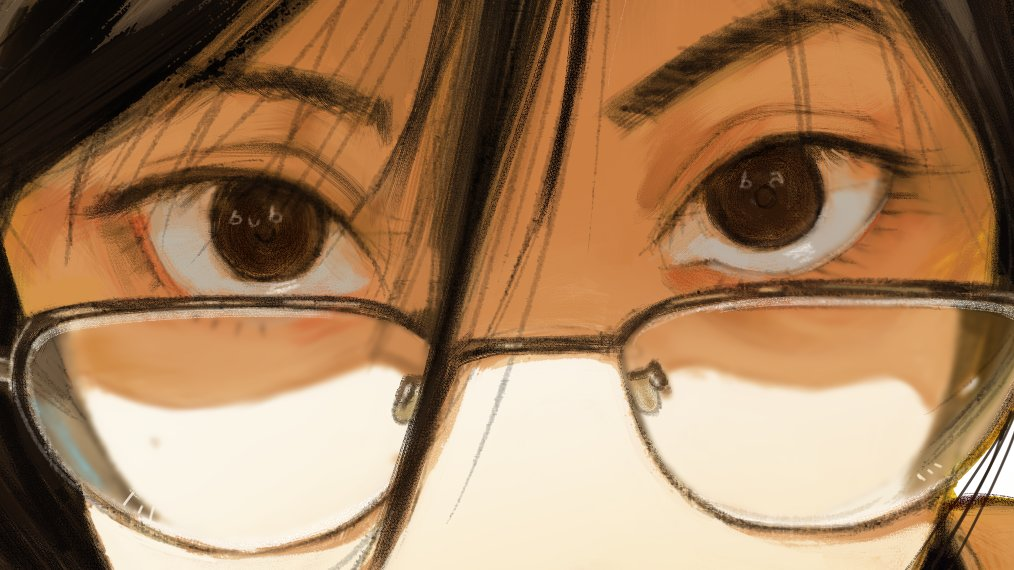
#> input picture examples/example1.jpeg, 1014 x 570 px
$ python -i asciify.py   (imports and definitions only)   (older library calls are emulated)
#> lines starting #> are read from the running program, lines starting #| are printed output that depends on the picture; after the words box and inside, x2 and y2 are one past the last pixel; in counts of white or black regions, pixels touching at a corner belong together
#> further down, picture is the input picture: shape (570, 1014, 3); mean B, G, R 93.3, 127.5, 163.6
import requests
import validators

import numpy as np
import cv2
import os

import argparse
import matplotlib.pyplot as plt
import matplotlib.colors as mcolors


class bcolors:
    HEADER = '\033[95m'
    OKBLUE = '\033[94m'
    OKCYAN = '\033[96m'
    OKGREEN = '\033[92m'
    WARNING = '\033[93m'
    FAIL = '\033[91m'
    ENDC = '\033[0m'
    BOLD = '\033[1m'
    UNDERLINE = '\033[4m'


# [5 lines left out: function hex_to_ansi, not called in this run]


class Asciify:
    # Default set of characters
    chars = (' ', '.', ';', 'c', 'o', 'P', 'O', '?', '@', '█')

    def __init__(self, chars: tuple[str] | list[str] = None) -> None:
        if chars:
            self.chars = chars

    # [27 lines left out: functions resize_image, quantize_image, not called in this run]

    def invert_image(self, image) -> np.array:
        return 255 - image

    # [32 lines left out: functions sobel_filter, compute_edges, not called in this run]

    def compute_dog(self, image, sigma=1.6, k=1.6, p=20.0, threshold=1.0) -> tuple[np.array, np.array]:
        """Compute Difference of Gaussians and apply thresholding."""
#> called with sigma = 1.6, k = 1.6, p = 20, threshold = 1
        # Convert to LAB color space and extract luminance (L channel)
        lab = cv2.cvtColor(image, cv2.COLOR_BGR2LAB)
#> lab: shape (570, 1014, 3); mean of channels 0, 1, 2 139.9, 138.4, 152.1
        l_channel = lab[:, :, 0].astype(np.float32) * (100.0/255.0)  # Scale to 0-100 range
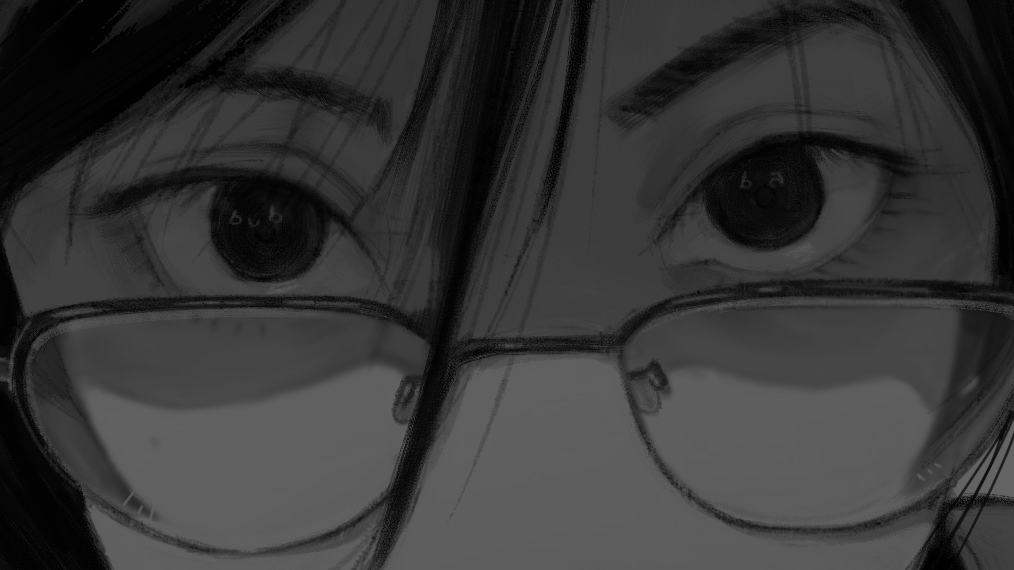
#> l_channel: shape (570, 1014) float32; min 0, max 100, mean 54.9

        # Apply Gaussian blurs (horizontal and vertical combined)
        blur1 = cv2.GaussianBlur(l_channel, (0, 0), sigmaX=sigma)
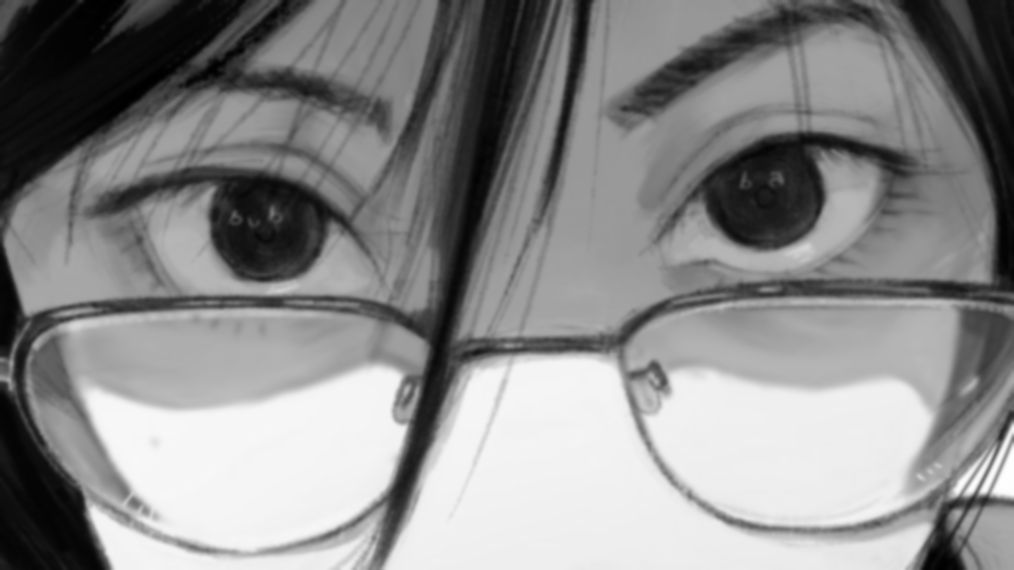
#> blur1: shape (570, 1014) float32; min 0.718, max 100, mean 54.9; drawn with min black and max white
        blur2 = cv2.GaussianBlur(l_channel, (0, 0), sigmaX=sigma*k)

        # Calculate Difference of Gaussians
        dog = (1 + p) * blur1 - p * blur2
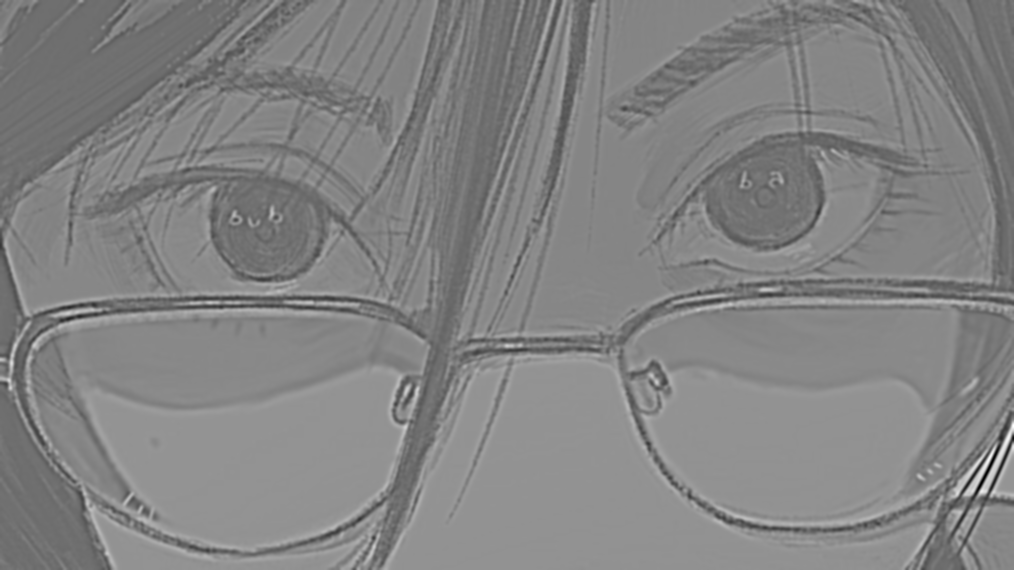
#> dog: shape (570, 1014) float32; min -289.7, max 379.3, mean 54.9; drawn with min black and max white
        dog = np.maximum(dog, 0)  # Remove negative values
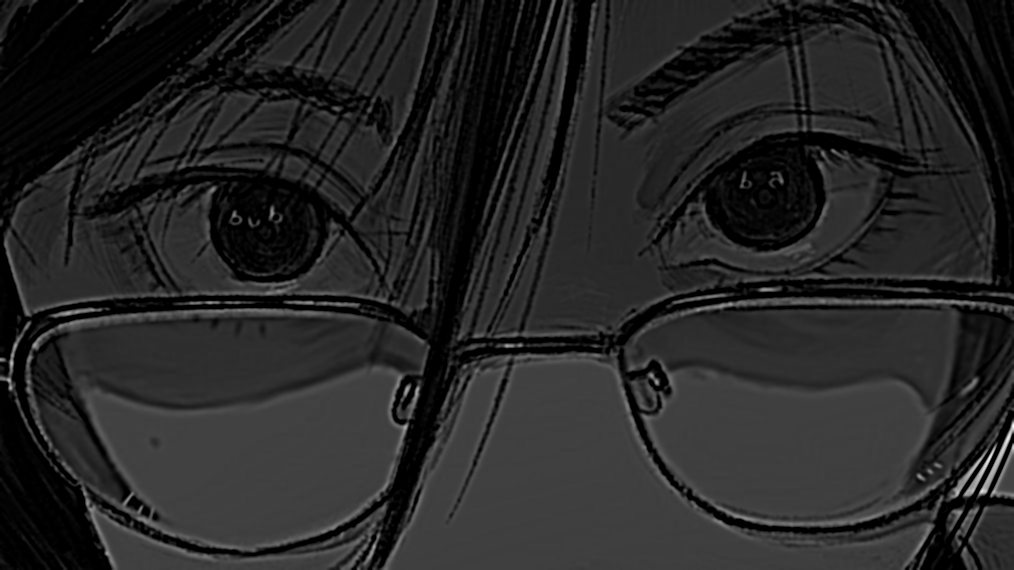
#> dog: shape (570, 1014) float32; min 0, max 379.3, mean 57.4; drawn with min black and max white

        # Apply thresholding (simple version of shader's threshold logic)
        threshold_value = threshold
        dog_thresholded = np.where(dog >= threshold_value, 0, 255).astype(np.uint8)
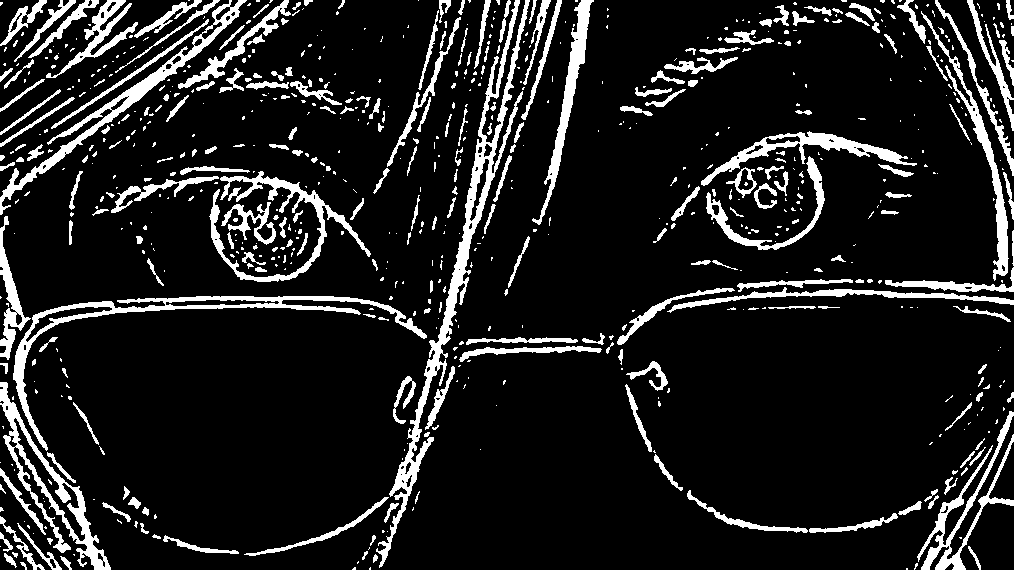
#> dog_thresholded: shape (570, 1014); 12.1% white; 728 white regions (479 under 20 px), largest, box (x1, y1, x2, y2) and area: (376, 0, 530, 568) 6560, (13, 296, 427, 451) 4290, (0, 382, 111, 570) 3364

        # Normalize for visualization
        dog_normalized = cv2.normalize(dog, None, 0, 255, cv2.NORM_MINMAX, cv2.CV_8U)

        return dog_normalized, dog_thresholded

    # [225 lines left out: functions asciify, ascii_to_image, crop_rectangle, crop_circle, get_args, main, not called in this run]


# [5 lines not run here, left out]

>>> import cv2
>>> picture = cv2.imread('examples/example1.jpeg')
>>> result = Asciify().compute_dog(picture)
